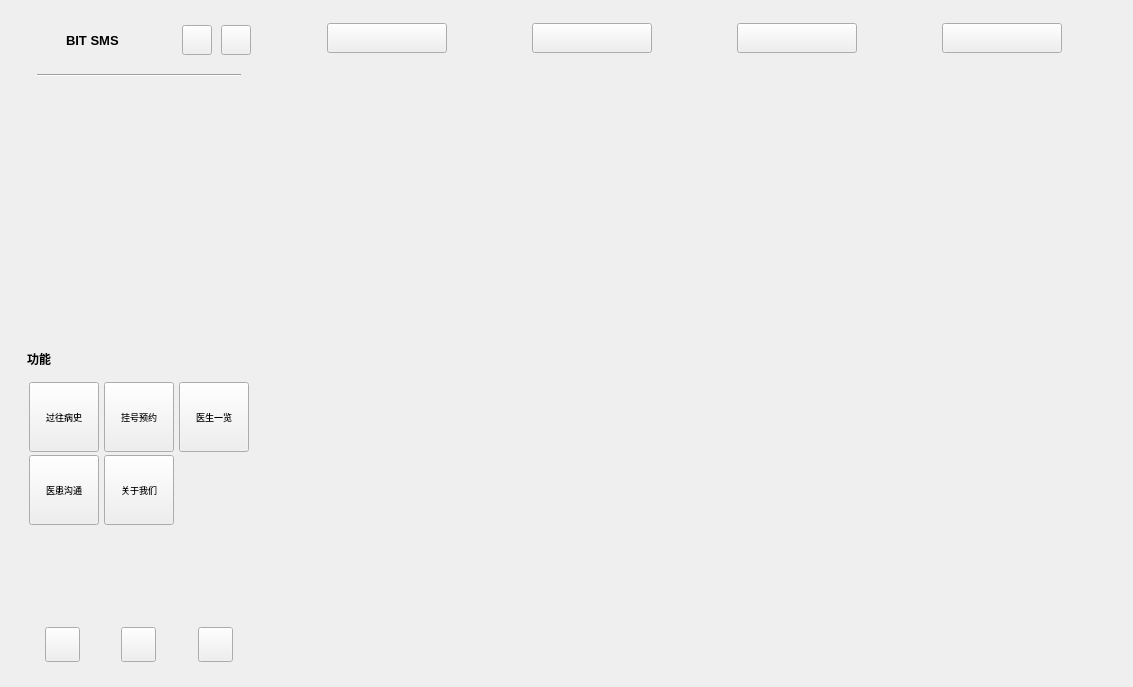
<?xml version="1.0" encoding="UTF-8"?>
<ui version="4.0">
 <class>Widget</class>
 <widget class="QWidget" name="Widget">
  <property name="geometry">
   <rect>
    <x>0</x>
    <y>0</y>
    <width>1133</width>
    <height>687</height>
   </rect>
  </property>
  <property name="sizePolicy">
   <sizepolicy hsizetype="Preferred" vsizetype="Preferred">
    <horstretch>0</horstretch>
    <verstretch>0</verstretch>
   </sizepolicy>
  </property>
  <property name="minimumSize">
   <size>
    <width>1133</width>
    <height>687</height>
   </size>
  </property>
  <property name="maximumSize">
   <size>
    <width>16777215</width>
    <height>16777215</height>
   </size>
  </property>
  <property name="windowTitle">
   <string>Widget</string>
  </property>
  <layout class="QGridLayout" name="gridLayout_2">
   <property name="leftMargin">
    <number>9</number>
   </property>
   <property name="topMargin">
    <number>9</number>
   </property>
   <property name="rightMargin">
    <number>9</number>
   </property>
   <property name="bottomMargin">
    <number>9</number>
   </property>
   <item row="0" column="0">
    <widget class="QWidget" name="w_bg" native="true">
     <layout class="QHBoxLayout" name="lay_bg">
      <property name="spacing">
       <number>6</number>
      </property>
      <property name="leftMargin">
       <number>4</number>
      </property>
      <property name="topMargin">
       <number>4</number>
      </property>
      <property name="rightMargin">
       <number>4</number>
      </property>
      <property name="bottomMargin">
       <number>4</number>
      </property>
      <item>
       <widget class="QWidget" name="w_menu" native="true">
        <property name="minimumSize">
         <size>
          <width>200</width>
          <height>0</height>
         </size>
        </property>
        <property name="maximumSize">
         <size>
          <width>252</width>
          <height>16777215</height>
         </size>
        </property>
        <layout class="QVBoxLayout" name="verticalLayout_2" stretch="1,1">
         <property name="spacing">
          <number>0</number>
         </property>
         <property name="leftMargin">
          <number>14</number>
         </property>
         <property name="topMargin">
          <number>12</number>
         </property>
         <property name="rightMargin">
          <number>14</number>
         </property>
         <property name="bottomMargin">
          <number>12</number>
         </property>
         <item>
          <widget class="QWidget" name="widget_2" native="true">
           <layout class="QVBoxLayout" name="verticalLayout_4">
            <property name="spacing">
             <number>8</number>
            </property>
            <property name="leftMargin">
             <number>0</number>
            </property>
            <property name="topMargin">
             <number>0</number>
            </property>
            <property name="rightMargin">
             <number>0</number>
            </property>
            <property name="bottomMargin">
             <number>0</number>
            </property>
            <item>
             <layout class="QHBoxLayout" name="horizontalLayout">
              <property name="spacing">
               <number>9</number>
              </property>
              <item>
               <widget class="QLabel" name="lab_logo">
                <property name="minimumSize">
                 <size>
                  <width>30</width>
                  <height>30</height>
                 </size>
                </property>
                <property name="maximumSize">
                 <size>
                  <width>30</width>
                  <height>30</height>
                 </size>
                </property>
                <property name="text">
                 <string/>
                </property>
                <property name="scaledContents">
                 <bool>false</bool>
                </property>
               </widget>
              </item>
              <item>
               <widget class="QLabel" name="label">
                <property name="font">
                 <font>
                  <pointsize>10</pointsize>
                  <weight>75</weight>
                  <bold>true</bold>
                 </font>
                </property>
                <property name="text">
                 <string>BIT SMS</string>
                </property>
               </widget>
              </item>
              <item>
               <spacer name="horizontalSpacer">
                <property name="orientation">
                 <enum>Qt::Horizontal</enum>
                </property>
                <property name="sizeHint" stdset="0">
                 <size>
                  <width>40</width>
                  <height>20</height>
                 </size>
                </property>
               </spacer>
              </item>
              <item>
               <widget class="QPushButton" name="btn_setting">
                <property name="minimumSize">
                 <size>
                  <width>30</width>
                  <height>30</height>
                 </size>
                </property>
                <property name="maximumSize">
                 <size>
                  <width>30</width>
                  <height>30</height>
                 </size>
                </property>
                <property name="cursor">
                 <cursorShape>PointingHandCursor</cursorShape>
                </property>
                <property name="text">
                 <string/>
                </property>
                <property name="icon">
                 <iconset resource="qss.qrc">
                  <normaloff>:/icons/setting.png</normaloff>:/icons/setting.png</iconset>
                </property>
                <property name="iconSize">
                 <size>
                  <width>20</width>
                  <height>20</height>
                 </size>
                </property>
               </widget>
              </item>
              <item>
               <widget class="QPushButton" name="btn_mine">
                <property name="minimumSize">
                 <size>
                  <width>30</width>
                  <height>30</height>
                 </size>
                </property>
                <property name="maximumSize">
                 <size>
                  <width>30</width>
                  <height>30</height>
                 </size>
                </property>
                <property name="cursor">
                 <cursorShape>PointingHandCursor</cursorShape>
                </property>
                <property name="text">
                 <string/>
                </property>
                <property name="icon">
                 <iconset resource="qss.qrc">
                  <normaloff>:/icons/doctor.png</normaloff>:/icons/doctor.png</iconset>
                </property>
                <property name="iconSize">
                 <size>
                  <width>20</width>
                  <height>20</height>
                 </size>
                </property>
               </widget>
              </item>
             </layout>
            </item>
            <item>
             <widget class="QWidget" name="widget_3" native="true">
              <layout class="QVBoxLayout" name="verticalLayout_6">
               <property name="leftMargin">
                <number>10</number>
               </property>
               <property name="rightMargin">
                <number>10</number>
               </property>
               <item>
                <widget class="Line" name="line">
                 <property name="font">
                  <font>
                   <pointsize>9</pointsize>
                   <weight>50</weight>
                   <bold>false</bold>
                  </font>
                 </property>
                 <property name="styleSheet">
                  <string notr="true"/>
                 </property>
                 <property name="orientation">
                  <enum>Qt::Horizontal</enum>
                 </property>
                </widget>
               </item>
               <item>
                <widget class="QLabel" name="time_block">
                 <property name="minimumSize">
                  <size>
                   <width>150</width>
                   <height>0</height>
                  </size>
                 </property>
                 <property name="font">
                  <font>
                   <pointsize>10</pointsize>
                   <weight>75</weight>
                   <bold>true</bold>
                  </font>
                 </property>
                 <property name="text">
                  <string/>
                 </property>
                </widget>
               </item>
              </layout>
             </widget>
            </item>
            <item>
             <widget class="QWidget" name="w_item_02" native="true">
              <layout class="QHBoxLayout" name="horizontalLayout_4">
               <property name="spacing">
                <number>10</number>
               </property>
               <property name="topMargin">
                <number>9</number>
               </property>
              </layout>
             </widget>
            </item>
           </layout>
          </widget>
         </item>
         <item>
          <widget class="QWidget" name="widget" native="true">
           <layout class="QVBoxLayout" name="verticalLayout_3">
            <property name="spacing">
             <number>8</number>
            </property>
            <property name="leftMargin">
             <number>0</number>
            </property>
            <property name="topMargin">
             <number>0</number>
            </property>
            <property name="rightMargin">
             <number>0</number>
            </property>
            <property name="bottomMargin">
             <number>0</number>
            </property>
            <item>
             <widget class="QLabel" name="lab_title">
              <property name="minimumSize">
               <size>
                <width>0</width>
                <height>30</height>
               </size>
              </property>
              <property name="font">
               <font>
                <weight>75</weight>
                <bold>true</bold>
               </font>
              </property>
              <property name="text">
               <string>功能</string>
              </property>
             </widget>
            </item>
            <item>
             <layout class="QGridLayout" name="gridLayout">
              <property name="spacing">
               <number>3</number>
              </property>
              <item row="0" column="0">
               <widget class="QToolButton" name="btn_menu_item_1">
                <property name="minimumSize">
                 <size>
                  <width>70</width>
                  <height>70</height>
                 </size>
                </property>
                <property name="maximumSize">
                 <size>
                  <width>70</width>
                  <height>70</height>
                 </size>
                </property>
                <property name="font">
                 <font>
                  <pointsize>7</pointsize>
                 </font>
                </property>
                <property name="cursor">
                 <cursorShape>PointingHandCursor</cursorShape>
                </property>
                <property name="text">
                 <string>过往病史</string>
                </property>
                <property name="icon">
                 <iconset resource="qss.qrc">
                  <normaloff>:/icons/list.png</normaloff>:/icons/list.png</iconset>
                </property>
                <property name="toolButtonStyle">
                 <enum>Qt::ToolButtonTextUnderIcon</enum>
                </property>
               </widget>
              </item>
              <item row="1" column="0">
               <widget class="QToolButton" name="btn_menu_item_4">
                <property name="minimumSize">
                 <size>
                  <width>70</width>
                  <height>70</height>
                 </size>
                </property>
                <property name="maximumSize">
                 <size>
                  <width>70</width>
                  <height>70</height>
                 </size>
                </property>
                <property name="font">
                 <font>
                  <pointsize>7</pointsize>
                 </font>
                </property>
                <property name="cursor">
                 <cursorShape>PointingHandCursor</cursorShape>
                </property>
                <property name="text">
                 <string>医患沟通</string>
                </property>
                <property name="icon">
                 <iconset resource="qss.qrc">
                  <normaloff>:/icons/message.png</normaloff>:/icons/message.png</iconset>
                </property>
                <property name="toolButtonStyle">
                 <enum>Qt::ToolButtonTextUnderIcon</enum>
                </property>
               </widget>
              </item>
              <item row="0" column="1">
               <widget class="QToolButton" name="btn_menu_item_3">
                <property name="minimumSize">
                 <size>
                  <width>70</width>
                  <height>70</height>
                 </size>
                </property>
                <property name="maximumSize">
                 <size>
                  <width>70</width>
                  <height>70</height>
                 </size>
                </property>
                <property name="font">
                 <font>
                  <pointsize>7</pointsize>
                 </font>
                </property>
                <property name="cursor">
                 <cursorShape>PointingHandCursor</cursorShape>
                </property>
                <property name="text">
                 <string>挂号预约</string>
                </property>
                <property name="icon">
                 <iconset resource="qss.qrc">
                  <normaloff>:/icons/register.png</normaloff>:/icons/register.png</iconset>
                </property>
                <property name="toolButtonStyle">
                 <enum>Qt::ToolButtonTextUnderIcon</enum>
                </property>
               </widget>
              </item>
              <item row="0" column="2">
               <widget class="QToolButton" name="btn_menu_item_2">
                <property name="minimumSize">
                 <size>
                  <width>70</width>
                  <height>70</height>
                 </size>
                </property>
                <property name="maximumSize">
                 <size>
                  <width>70</width>
                  <height>70</height>
                 </size>
                </property>
                <property name="font">
                 <font>
                  <pointsize>7</pointsize>
                 </font>
                </property>
                <property name="cursor">
                 <cursorShape>PointingHandCursor</cursorShape>
                </property>
                <property name="text">
                 <string>医生一览</string>
                </property>
                <property name="icon">
                 <iconset resource="qss.qrc">
                  <normaloff>:/icons/check.png</normaloff>:/icons/check.png</iconset>
                </property>
                <property name="toolButtonStyle">
                 <enum>Qt::ToolButtonTextUnderIcon</enum>
                </property>
               </widget>
              </item>
              <item row="1" column="1">
               <widget class="QToolButton" name="btn_menu_item_6">
                <property name="minimumSize">
                 <size>
                  <width>70</width>
                  <height>70</height>
                 </size>
                </property>
                <property name="maximumSize">
                 <size>
                  <width>70</width>
                  <height>70</height>
                 </size>
                </property>
                <property name="font">
                 <font>
                  <pointsize>7</pointsize>
                 </font>
                </property>
                <property name="cursor">
                 <cursorShape>PointingHandCursor</cursorShape>
                </property>
                <property name="text">
                 <string>关于我们</string>
                </property>
                <property name="toolButtonStyle">
                 <enum>Qt::ToolButtonTextUnderIcon</enum>
                </property>
               </widget>
              </item>
             </layout>
            </item>
            <item>
             <spacer name="verticalSpacer">
              <property name="orientation">
               <enum>Qt::Vertical</enum>
              </property>
              <property name="sizeHint" stdset="0">
               <size>
                <width>20</width>
                <height>40</height>
               </size>
              </property>
             </spacer>
            </item>
            <item>
             <layout class="QHBoxLayout" name="horizontalLayout_2" stretch="1,0,2,0,2,0,1">
              <item>
               <spacer name="horizontalSpacer_4">
                <property name="orientation">
                 <enum>Qt::Horizontal</enum>
                </property>
                <property name="sizeHint" stdset="0">
                 <size>
                  <width>40</width>
                  <height>20</height>
                 </size>
                </property>
               </spacer>
              </item>
              <item>
               <widget class="QPushButton" name="btn_littleshow">
                <property name="minimumSize">
                 <size>
                  <width>35</width>
                  <height>35</height>
                 </size>
                </property>
                <property name="maximumSize">
                 <size>
                  <width>35</width>
                  <height>35</height>
                 </size>
                </property>
                <property name="cursor">
                 <cursorShape>PointingHandCursor</cursorShape>
                </property>
                <property name="text">
                 <string/>
                </property>
                <property name="icon">
                 <iconset resource="qss.qrc">
                  <normaloff>:/icons/mini.png</normaloff>:/icons/mini.png</iconset>
                </property>
               </widget>
              </item>
              <item>
               <spacer name="horizontalSpacer_2">
                <property name="orientation">
                 <enum>Qt::Horizontal</enum>
                </property>
                <property name="sizeHint" stdset="0">
                 <size>
                  <width>40</width>
                  <height>20</height>
                 </size>
                </property>
               </spacer>
              </item>
              <item>
               <widget class="QPushButton" name="btn_home">
                <property name="minimumSize">
                 <size>
                  <width>35</width>
                  <height>35</height>
                 </size>
                </property>
                <property name="maximumSize">
                 <size>
                  <width>35</width>
                  <height>35</height>
                 </size>
                </property>
                <property name="cursor">
                 <cursorShape>PointingHandCursor</cursorShape>
                </property>
                <property name="text">
                 <string/>
                </property>
                <property name="icon">
                 <iconset resource="qss.qrc">
                  <normaloff>:/icons/home.png</normaloff>:/icons/home.png</iconset>
                </property>
               </widget>
              </item>
              <item>
               <spacer name="horizontalSpacer_3">
                <property name="orientation">
                 <enum>Qt::Horizontal</enum>
                </property>
                <property name="sizeHint" stdset="0">
                 <size>
                  <width>40</width>
                  <height>20</height>
                 </size>
                </property>
               </spacer>
              </item>
              <item>
               <widget class="QPushButton" name="btn_logout">
                <property name="minimumSize">
                 <size>
                  <width>35</width>
                  <height>35</height>
                 </size>
                </property>
                <property name="maximumSize">
                 <size>
                  <width>35</width>
                  <height>35</height>
                 </size>
                </property>
                <property name="cursor">
                 <cursorShape>PointingHandCursor</cursorShape>
                </property>
                <property name="text">
                 <string/>
                </property>
                <property name="icon">
                 <iconset resource="qss.qrc">
                  <normaloff>:/icons/logout.png</normaloff>:/icons/logout.png</iconset>
                </property>
               </widget>
              </item>
              <item>
               <spacer name="horizontalSpacer_5">
                <property name="orientation">
                 <enum>Qt::Horizontal</enum>
                </property>
                <property name="sizeHint" stdset="0">
                 <size>
                  <width>40</width>
                  <height>20</height>
                 </size>
                </property>
               </spacer>
              </item>
             </layout>
            </item>
           </layout>
          </widget>
         </item>
        </layout>
       </widget>
      </item>
      <item>
       <widget class="QWidget" name="w_main" native="true">
        <layout class="QVBoxLayout" name="verticalLayout_5" stretch="1,7">
         <property name="spacing">
          <number>19</number>
         </property>
         <property name="topMargin">
          <number>10</number>
         </property>
         <property name="bottomMargin">
          <number>6</number>
         </property>
         <item>
          <layout class="QHBoxLayout" name="horizontalLayout_5">
           <property name="spacing">
            <number>40</number>
           </property>
           <item>
            <widget class="QPushButton" name="btn_main_item_1">
             <property name="enabled">
              <bool>true</bool>
             </property>
             <property name="minimumSize">
              <size>
               <width>120</width>
               <height>0</height>
              </size>
             </property>
             <property name="maximumSize">
              <size>
               <width>100</width>
               <height>30</height>
              </size>
             </property>
             <property name="font">
              <font>
               <pointsize>9</pointsize>
               <weight>75</weight>
               <bold>true</bold>
              </font>
             </property>
             <property name="cursor">
              <cursorShape>PointingHandCursor</cursorShape>
             </property>
             <property name="text">
              <string/>
             </property>
            </widget>
           </item>
           <item>
            <widget class="QPushButton" name="btn_main_item_2">
             <property name="minimumSize">
              <size>
               <width>120</width>
               <height>0</height>
              </size>
             </property>
             <property name="maximumSize">
              <size>
               <width>100</width>
               <height>30</height>
              </size>
             </property>
             <property name="font">
              <font>
               <pointsize>9</pointsize>
               <weight>75</weight>
               <bold>true</bold>
              </font>
             </property>
             <property name="cursor">
              <cursorShape>PointingHandCursor</cursorShape>
             </property>
             <property name="text">
              <string/>
             </property>
            </widget>
           </item>
           <item>
            <widget class="QPushButton" name="btn_main_item_3">
             <property name="minimumSize">
              <size>
               <width>120</width>
               <height>0</height>
              </size>
             </property>
             <property name="maximumSize">
              <size>
               <width>100</width>
               <height>30</height>
              </size>
             </property>
             <property name="font">
              <font>
               <pointsize>9</pointsize>
               <weight>75</weight>
               <bold>true</bold>
              </font>
             </property>
             <property name="cursor">
              <cursorShape>PointingHandCursor</cursorShape>
             </property>
             <property name="text">
              <string/>
             </property>
            </widget>
           </item>
           <item>
            <widget class="QPushButton" name="btn_main_item_4">
             <property name="minimumSize">
              <size>
               <width>120</width>
               <height>0</height>
              </size>
             </property>
             <property name="maximumSize">
              <size>
               <width>100</width>
               <height>30</height>
              </size>
             </property>
             <property name="font">
              <font>
               <pointsize>9</pointsize>
               <weight>75</weight>
               <bold>true</bold>
              </font>
             </property>
             <property name="cursor">
              <cursorShape>PointingHandCursor</cursorShape>
             </property>
             <property name="text">
              <string/>
             </property>
            </widget>
           </item>
          </layout>
         </item>
         <item>
          <widget class="QStackedWidget" name="sw_main">
           <property name="currentIndex">
            <number>4</number>
           </property>
           <widget class="QWidget" name="page_0">
            <widget class="QWidget" name="layoutWidget">
             <property name="geometry">
              <rect>
               <x>60</x>
               <y>110</y>
               <width>722</width>
               <height>300</height>
              </rect>
             </property>
             <layout class="QVBoxLayout" name="verticalLayout">
              <item alignment="Qt::AlignHCenter">
               <widget class="QLabel" name="label_4">
                <property name="text">
                 <string/>
                </property>
                <property name="pixmap">
                 <pixmap resource="qss.qrc">:/icons/ambulance.png</pixmap>
                </property>
               </widget>
              </item>
              <item>
               <widget class="QLabel" name="label_3">
                <property name="text">
                 <string>北京理工大学附属医院，也称为北京理工大学社区卫生服务中心，是一家位于北京市海淀区的一级甲等综合医院。该医院坐落于白石桥路7号，提供24小时医疗服务，主要服务于北京理工大学的师生、员工及其家属。作为医保定点单位，医院设有多个科室，配备有60张床位，并采用了先进的技术如与天坛医院合作推出的中文数字放射科医生“小君”，以提高诊疗效率和准确性。联系电话为010-68913910。</string>
                </property>
                <property name="wordWrap">
                 <bool>true</bool>
                </property>
               </widget>
              </item>
             </layout>
            </widget>
           </widget>
           <widget class="QWidget" name="page_2">
            <layout class="QVBoxLayout" name="verticalLayout_8">
             <item>
              <widget class="QLabel" name="lab_mess_2">
               <property name="font">
                <font>
                 <pointsize>20</pointsize>
                 <weight>75</weight>
                 <bold>true</bold>
                </font>
               </property>
               <property name="layoutDirection">
                <enum>Qt::LeftToRight</enum>
               </property>
               <property name="text">
                <string>Expenses</string>
               </property>
               <property name="alignment">
                <set>Qt::AlignCenter</set>
               </property>
              </widget>
             </item>
            </layout>
           </widget>
           <widget class="QWidget" name="page_3">
            <layout class="QVBoxLayout" name="verticalLayout_9">
             <item>
              <widget class="QLabel" name="lab_mess_3">
               <property name="font">
                <font>
                 <pointsize>20</pointsize>
                 <weight>75</weight>
                 <bold>true</bold>
                </font>
               </property>
               <property name="layoutDirection">
                <enum>Qt::LeftToRight</enum>
               </property>
               <property name="text">
                <string>History</string>
               </property>
               <property name="alignment">
                <set>Qt::AlignCenter</set>
               </property>
              </widget>
             </item>
            </layout>
           </widget>
           <widget class="QWidget" name="page_4">
            <layout class="QVBoxLayout" name="verticalLayout_10">
             <item>
              <widget class="QLabel" name="lab_mess_4">
               <property name="font">
                <font>
                 <pointsize>20</pointsize>
                 <weight>75</weight>
                 <bold>true</bold>
                </font>
               </property>
               <property name="layoutDirection">
                <enum>Qt::LeftToRight</enum>
               </property>
               <property name="text">
                <string>Actions</string>
               </property>
               <property name="alignment">
                <set>Qt::AlignCenter</set>
               </property>
              </widget>
             </item>
            </layout>
           </widget>
           <widget class="QWidget" name="page_5">
            <layout class="QVBoxLayout" name="verticalLayout_7">
             <item>
              <widget class="QLabel" name="lab_mess_1">
               <property name="font">
                <font>
                 <pointsize>20</pointsize>
                 <weight>75</weight>
                 <bold>true</bold>
                </font>
               </property>
               <property name="layoutDirection">
                <enum>Qt::LeftToRight</enum>
               </property>
               <property name="text">
                <string/>
               </property>
               <property name="alignment">
                <set>Qt::AlignCenter</set>
               </property>
              </widget>
             </item>
            </layout>
           </widget>
           <widget class="QWidget" name="page_6"/>
           <widget class="QWidget" name="page_7"/>
           <widget class="QWidget" name="page_8"/>
           <widget class="QWidget" name="page_9"/>
           <widget class="QWidget" name="page_10"/>
           <widget class="QWidget" name="page_11"/>
           <widget class="QWidget" name="page_12">
            <widget class="QLabel" name="email">
             <property name="geometry">
              <rect>
               <x>300</x>
               <y>130</y>
               <width>67</width>
               <height>17</height>
              </rect>
             </property>
             <property name="text">
              <string>balabala</string>
             </property>
             <property name="wordWrap">
              <bool>true</bool>
             </property>
            </widget>
           </widget>
          </widget>
         </item>
        </layout>
       </widget>
      </item>
     </layout>
    </widget>
   </item>
  </layout>
 </widget>
 <layoutdefault spacing="6" margin="11"/>
 <resources>
  <include location="qss.qrc"/>
 </resources>
 <connections/>
</ui>
